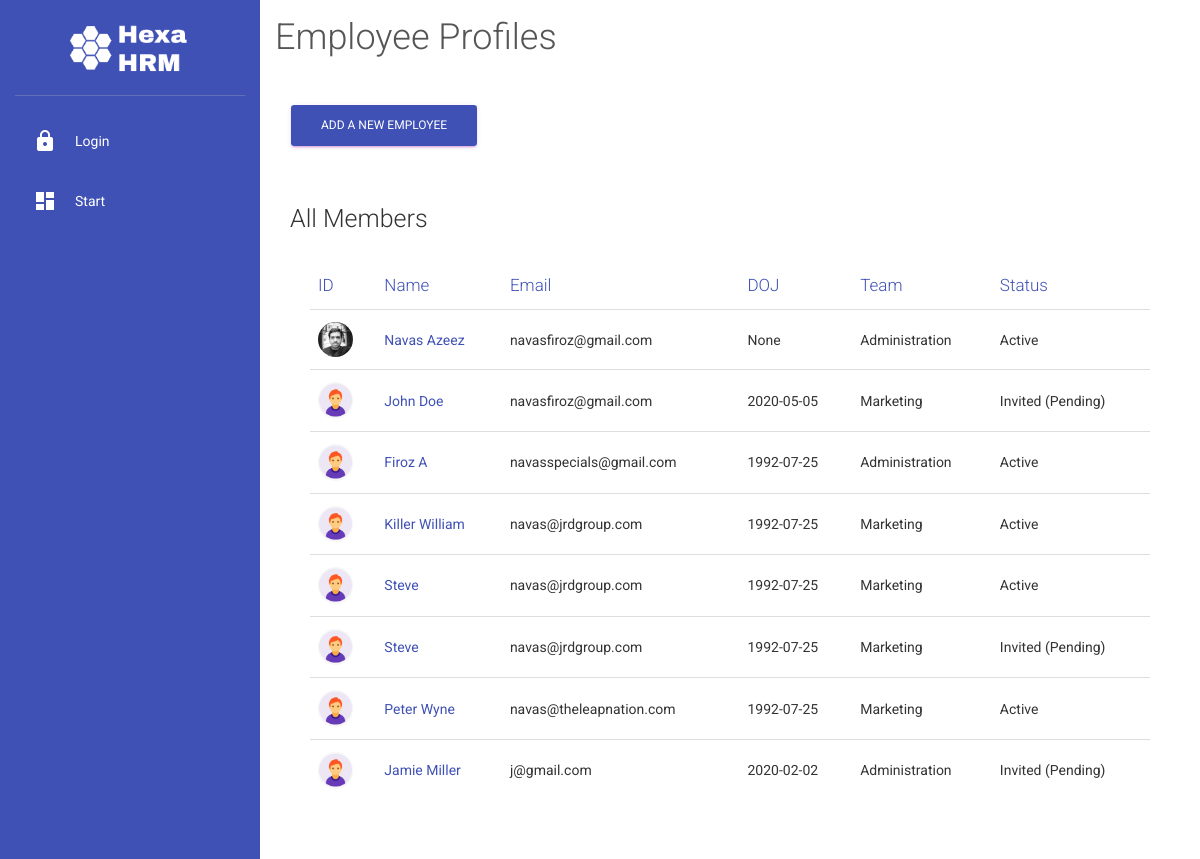
/employees/, run on the app's committed database.
### main.py (models this page shows)
class User(db.Model):
    id = db.Column(db.Integer, primary_key=True)
    name = db.Column(db.String(150), nullable=False)
    email = db.Column(db.String,nullable=False)
    phone = db.Column(db.String)
    whatsapp = db.Column(db.Boolean)
    title = db.Column(db.String)
    role = db.Column(db.Integer)
    annual_leaves = db.Column(db.String)
    team_id = db.Column(db.Integer, db.ForeignKey("team.id"))
    password = db.Column(db.String)
    dob = db.Column(db.Date)
    blood_group = db.Column(db.String)
    doj = db.Column(db.Date)
    pay = db.Column(db.Integer)
    address = db.Column(db.String)
    secondary_contact_name = db.Column(db.String)
    secondary_contact_relation = db.Column(db.String)
    secondary_contact_phone = db.Column(db.String)
    origin_country = db.Column(db.String)
    diet_type = db.Column(db.String)
    drinking = db.Column(db.Boolean)
    marital_status = db.Column(db.String)
    dp = db.Column(db.String, default="default.png")
    leaves = db.relationship("Leave",backref="requested_by")

class Team(db.Model):
    id = db.Column(db.Integer, primary_key=True)
    name = db.Column(db.String, nullable=False)
    users = db.relationship("User",backref="team")

### main.py (the view, shortened to what this page needs)
@app.route('/employees/', methods=["GET","POST"])
def employees():
    all_team= Team.query.all()
    all_users = User.query.all()
    if request.method == "GET":
        return render_template("employees.html", teams=all_team, users=all_users)

### main.py (called while the page is built)
@app.before_request
def before_request():
    g.user = None
    if "uid" in session:
        login_user = User.query.get(session["uid"])
        if login_user and login_user.team_id == session["td"] and bcrypt.check_password_hash(session["sk"], login_user.name):
            g.user = login_user

### templates/employees.html (shortened to what this page needs)
{% extends "template.html" %}
{% block heading %}
<h2>Employee Profiles</h2>
{% endblock %}
{% block content %}
<button type="button" class="btn btn-primary" data-toggle="modal" data-target="#add-employee">
  Add a new Employee
</button>
</div>
<div class="col-md-12">
  <div class="card">
    <h3>All Members</h3>
    <div class="card-body">
      <div class="table-responsive">
        <table class="table">
          <thead class=" text-primary">
            <tr><th>
              ID
            </th>
            <th>
              Name
            </th>
            <th>
              Email
            </th>
            <th>
              DOJ
            </th>
            <th>
              Team
            </th>
            <th>
              Status
            </th>
          </tr></thead>
          <tbody>
            {% for user in users%}
            <tr>
              <td>
                <img class="img nav-icon" src="/static/img/users/{{user.dp}}">
              </td>
              <td>
                <a href="/profile/{{user.id}}">{{user.name}}</a>
              </td>
              <td>
                {{user.email}}
              </td>
              <td>
                {{user.doj}}
              </td>
              <td>
                {{user.team.name}}
              </td>
              <td>
                {% if user.password %}
                Active
                {% else %}
                Invited (Pending)
                {% endif %}
              </td>
            </tr>
            {% endfor %}
          </tbody>
        </table>
      </div>
    </div>
  </div>
</div>
{% endblock %}

### static/css/custom.css (style rules this page uses)
body { background-color: #fff; font-weight: 400; }
.card, .card-profile .card-avatar { box-shadow: none !important; }
img.img.nav-icon { max-width: 35px; border-radius: 100%; }

### data on the page
User: dp (picture), name "Navas Azeez", email "navasfiroz@gmail.com", doj "None", team.name "Administration", shows "Active"
User: dp (placeholder picture), name "John Doe", email "navasfiroz@gmail.com", doj "2020-05-05", team.name "Marketing", shows "Invited (Pending)"
User: dp (placeholder picture), name "Firoz A", email "navasspecials@gmail.com", doj "1992-07-25", team.name "Administration", shows "Active"
User: dp (placeholder picture), name "Killer William", email "navas@jrdgroup.com", doj "1992-07-25", team.name "Marketing", shows "Active"
User: dp (placeholder picture), name "Steve", email "navas@jrdgroup.com", doj "1992-07-25", team.name "Marketing", shows "Active"
User: dp (placeholder picture), name "Steve", email "navas@jrdgroup.com", doj "1992-07-25", team.name "Marketing", shows "Invited (Pending)"
User: dp (placeholder picture), name "Peter Wyne", email "navas@theleapnation.com", doj "1992-07-25", team.name "Marketing", shows "Active"
User: dp (placeholder picture), name "Jamie Miller", email "j@gmail.com", doj "2020-02-02", team.name "Administration", shows "Invited (Pending)"
